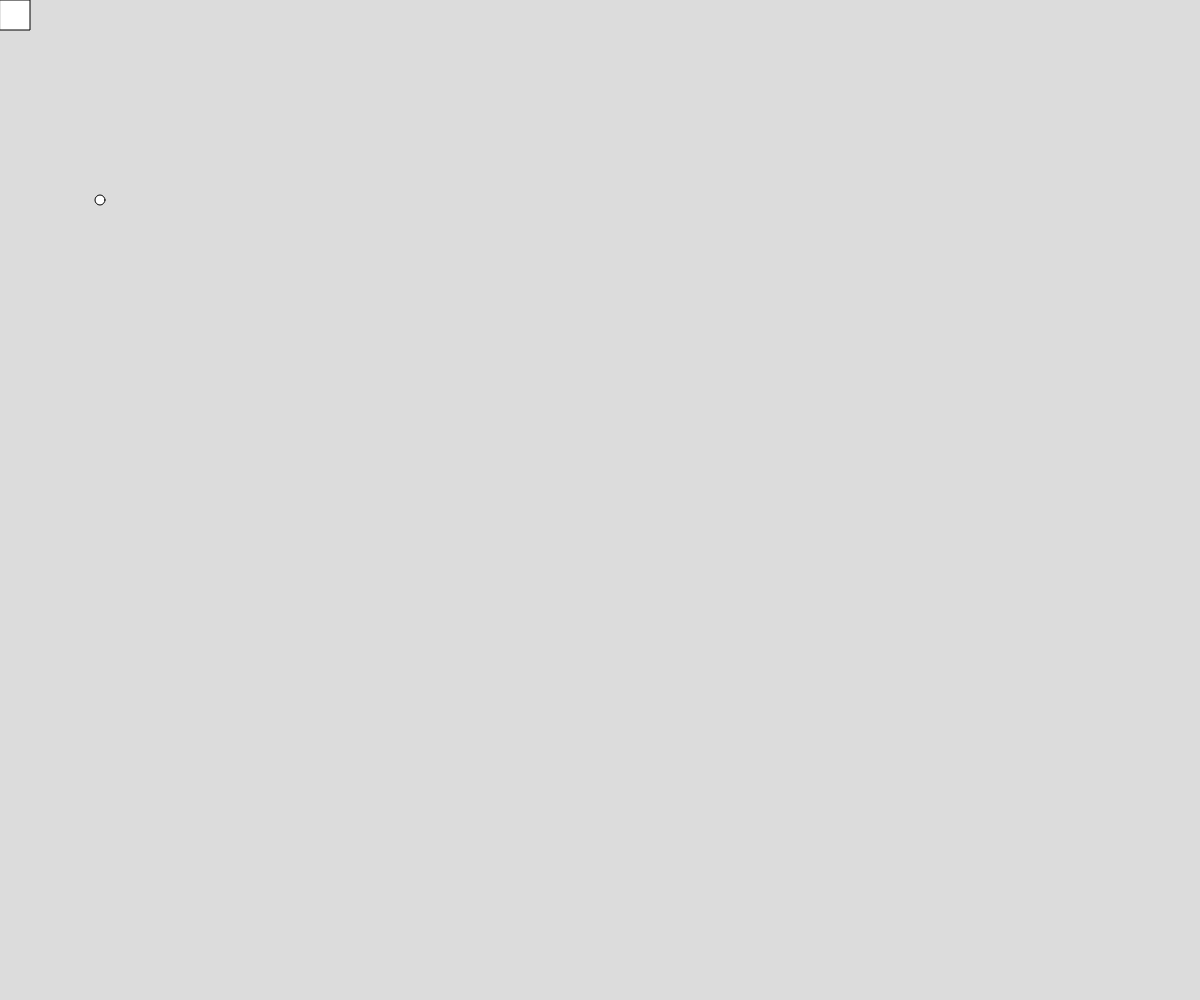
Frame 1 (no input)
Frame 60 (no input): identical to frame 1, image omitted
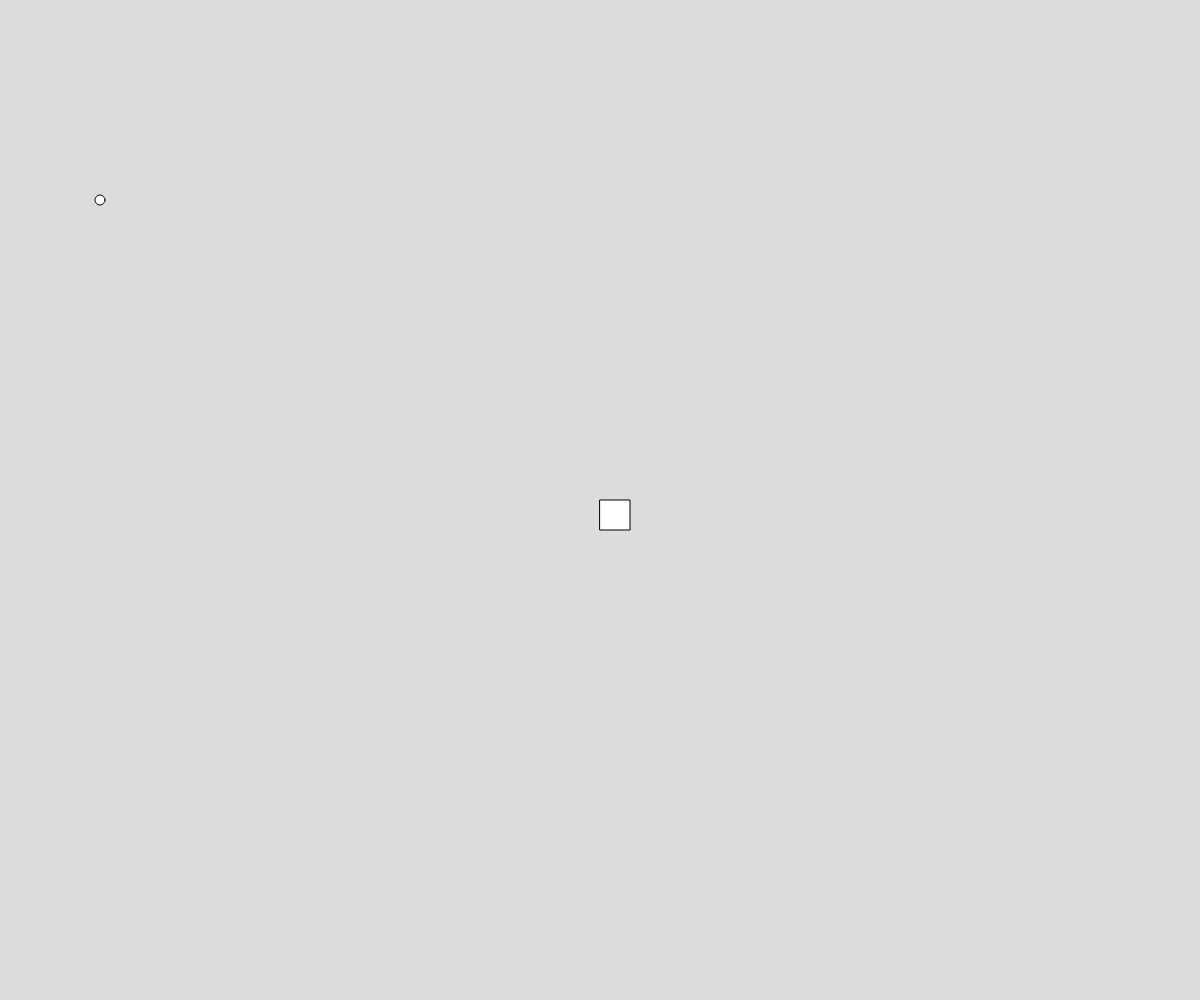
Frame 120 (the mouse pressed at the canvas centre since frame 60)

The p5.js sketch that drew these frames (run headless with seeded random() and noise() and a simulated clock; from frame 60 on, the mouse is pressed at the canvas centre):

// p5.js sketch
// ── sketch.js
// Project Title
// Your Name
// Date
//
// Extra for Experts:
// - describe what you did to take this project "above and beyond"


let theWidthOfSomeRectangle = 30;

function setup() {
  createCanvas(windowWidth, windowHeight);
}

function draw() {
  background(220);
  rect(mouseX, mouseY, theWidthOfSomeRectangle, theWidthOfSomeRectangle);
  ellipse(100, 200, 10, 10);
}
